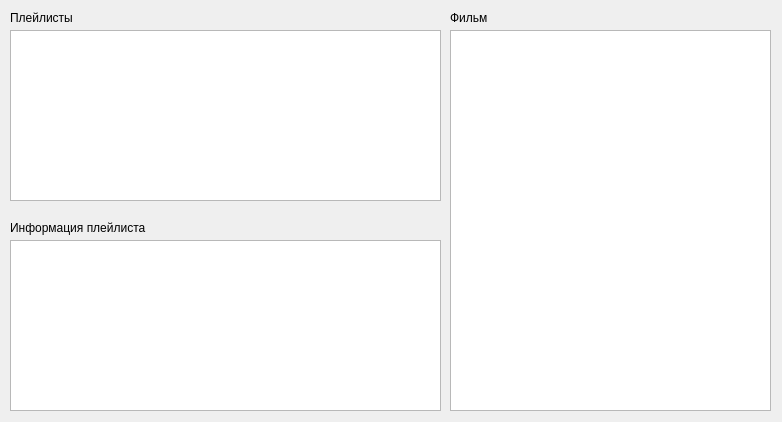
<?xml version="1.0" encoding="UTF-8"?>
<ui version="4.0">
 <class>PlaylistView</class>
 <widget class="QWidget" name="PlaylistView">
  <property name="geometry">
   <rect>
    <x>0</x>
    <y>0</y>
    <width>782</width>
    <height>422</height>
   </rect>
  </property>
  <property name="windowTitle">
   <string>Form</string>
  </property>
  <widget class="QListWidget" name="Playlists">
   <property name="geometry">
    <rect>
     <x>10</x>
     <y>30</y>
     <width>431</width>
     <height>171</height>
    </rect>
   </property>
  </widget>
  <widget class="QLabel" name="Lplaylists">
   <property name="geometry">
    <rect>
     <x>10</x>
     <y>10</y>
     <width>81</width>
     <height>16</height>
    </rect>
   </property>
   <property name="text">
    <string>Плейлисты</string>
   </property>
  </widget>
  <widget class="QLabel" name="LplaylistInfo">
   <property name="geometry">
    <rect>
     <x>10</x>
     <y>220</y>
     <width>151</width>
     <height>16</height>
    </rect>
   </property>
   <property name="text">
    <string>Информация плейлиста</string>
   </property>
  </widget>
  <widget class="QLabel" name="LFilmInfo">
   <property name="geometry">
    <rect>
     <x>450</x>
     <y>10</y>
     <width>58</width>
     <height>16</height>
    </rect>
   </property>
   <property name="text">
    <string>Фильм</string>
   </property>
  </widget>
  <widget class="QListWidget" name="PlaylistInfo">
   <property name="geometry">
    <rect>
     <x>10</x>
     <y>240</y>
     <width>431</width>
     <height>171</height>
    </rect>
   </property>
  </widget>
  <widget class="QListWidget" name="FilmInfo">
   <property name="geometry">
    <rect>
     <x>450</x>
     <y>30</y>
     <width>321</width>
     <height>381</height>
    </rect>
   </property>
  </widget>
 </widget>
 <resources/>
 <connections/>
</ui>
